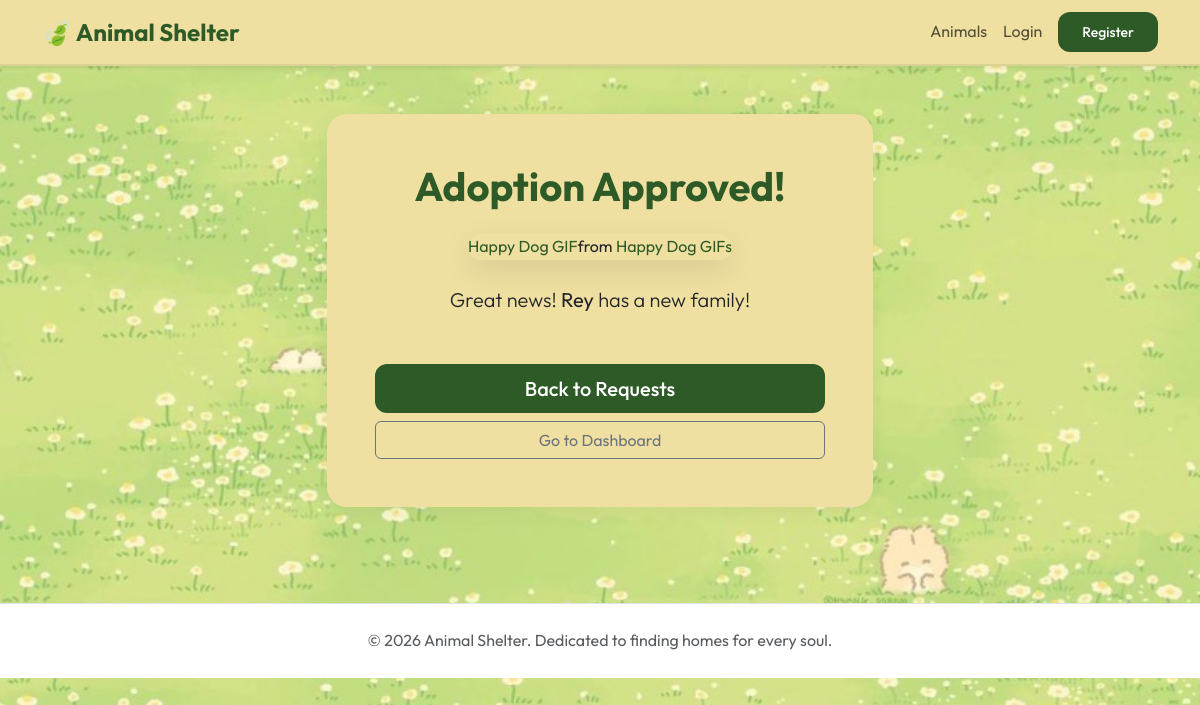
The app's page /admin-panel/requests/success/3/, older data.
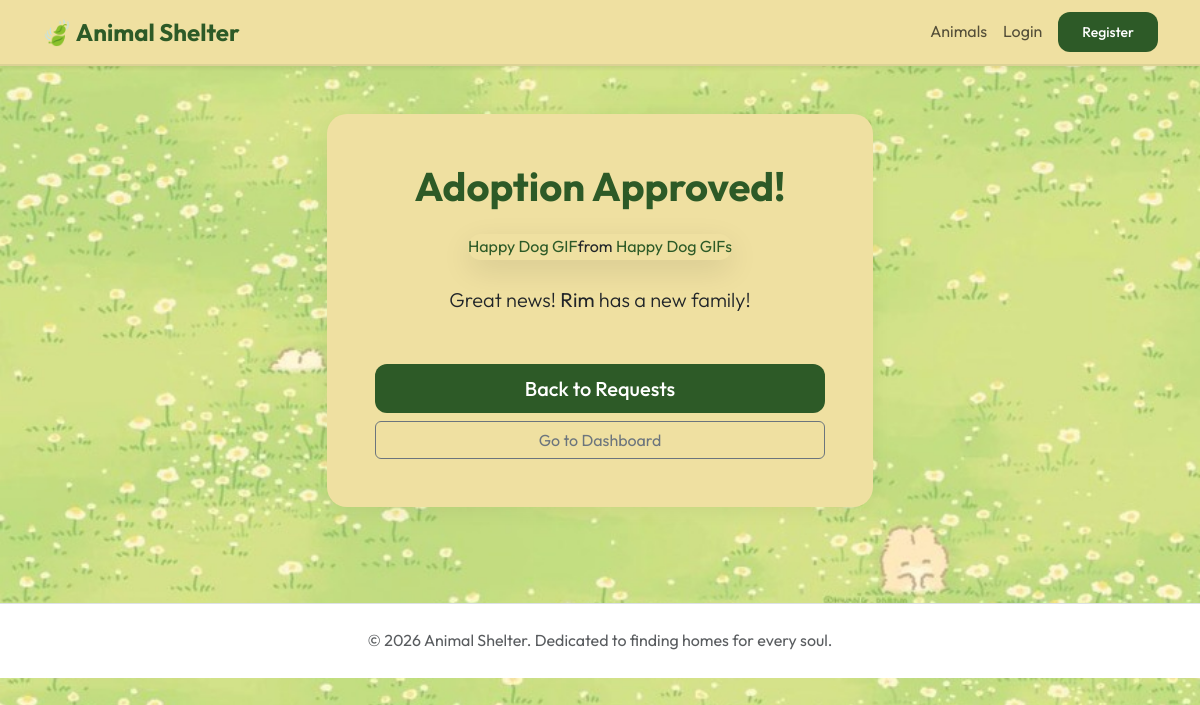
The same page, newer data.
### pets/models.py (models this page shows, shortened)
class Animal(models.Model):
    SPECIES_CHOICES = [
        ('cat', 'Cat'),
        ('dog', 'Dog'),
    ]
    name = models.CharField(max_length=100)
    species = models.CharField(max_length=10, choices=SPECIES_CHOICES)
    age = models.IntegerField(blank=True, null=True)
    description = models.TextField(blank=True)
    photo = models.ImageField(upload_to='animals/', blank=True, null=True)
    adopted = models.BooleanField(default=False)
    created_at = models.DateTimeField(auto_now_add=True)

### pets/views.py (the view)
# urls.py: path("admin-panel/requests/success/<int:animal_id>/", views.request_success, name="request_success"),
def request_success(request, animal_id):
    animal = Animal.objects.get(id=animal_id)
    species = animal.species.lower() if animal.species else "cat"
    gif_template = f"pets/gifs/happy_{species}.html"
    from django.template.loader import select_template
    try:
        select_template([gif_template])
    except:
        gif_template = "pets/gifs/happy_cat.html"
    return render(request, "pets/admin/request_result.html", {
        "animal": animal,
        "gif_template": gif_template,
        "status": "approved"
    })

### pets/templates/pets/admin/request_result.html (shortened to what this page needs)
{% extends "pets/base.html" %}
{% load static %}
{% block content %}
<div class="container py-5 text-center">
    <div class="row justify-content-center">
        <div class="col-md-6">
            <div class="card card-mature p-5">
                <h2
                    class="display-6 fw-bold {% if status == 'approved' %}text-primary{% else %}text-danger{% endif %} mb-4">
                    Adoption {{ status|title }}!
                </h2>
                <div class="mb-4 mx-auto"
                    style="max-width: 300px; border-radius: 20px; overflow: hidden; box-shadow: 0 10px 30px rgba(0,0,0,0.1);">
                    {% include gif_template %}
                </div>
                <p class="lead mb-5">
                    {% if status == 'approved' %}
                    Great news! <strong>{{ animal.name }}</strong> has a new family!
                    {% else %}
                    <strong>{{ animal.name }}</strong> is still looking for that special someone.
                    {% endif %}
                </p>
                <div class="d-grid gap-2">
                    <a href="{% url 'pets:admin_adoption_requests' %}" class="btn btn-primary btn-lg">Back to
                        Requests</a>
                    <a href="{% url 'pets:admin_dashboard' %}" class="btn btn-outline-secondary">Go to Dashboard</a>
                </div>
            </div>
        </div>
    </div>
</div>
{% endblock %}

Row changes from the older to the newer data that the page shows:
changed Animal: name "Rey" → "Rim"
